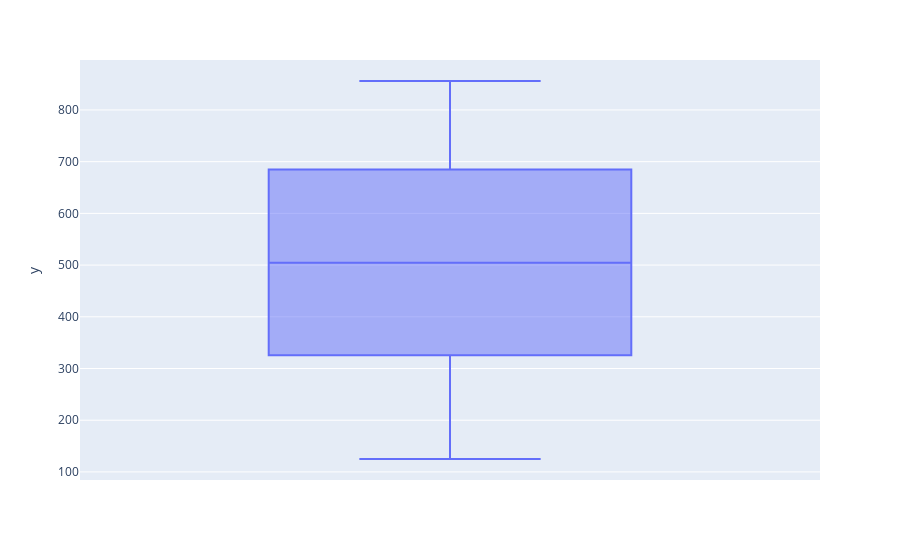

Notebook cell for this chart:
### Markdown cell above
#### Questão 4

Criar uma vetor com 500 registros de números inteiros variando entre 125 e 857. Em seguida montar um gráfico que mostre a dispersão com a melhor visualização para os dados com a biblioteca Plotly Express.

### Code cell
vetor = np.random.randint(125, 858, size=(500))

px.box(y = vetor)

### Figure 1 — Plotly figure (JSON) as saved in the notebook; plotly's stock layout.template omitted (floating-point values rounded to 4 significant figures; data arrays with more than 128 entries replaced by an {"elided": "..."} marker saying what was removed)
{"data": [{"alignmentgroup": "True", "hovertemplate": "y=%{y}<extra></extra>", "legendgroup": "", "marker": {"color": "#636efa"}, "name": "", "notched": false, "offsetgroup": "", "orientation": "v", "showlegend": false, "type": "box", "x0": " ", "xaxis": "x", "y": {"elided": "500 int values"}, "y0": " ", "yaxis": "y"}], "layout": {"boxmode": "group", "legend": {"tracegroupgap": 0}, "margin": {"t": 60}, "xaxis": {"anchor": "y", "domain": [0, 1]}, "yaxis": {"anchor": "x", "domain": [0, 1], "title": {"text": "y"}}}}
